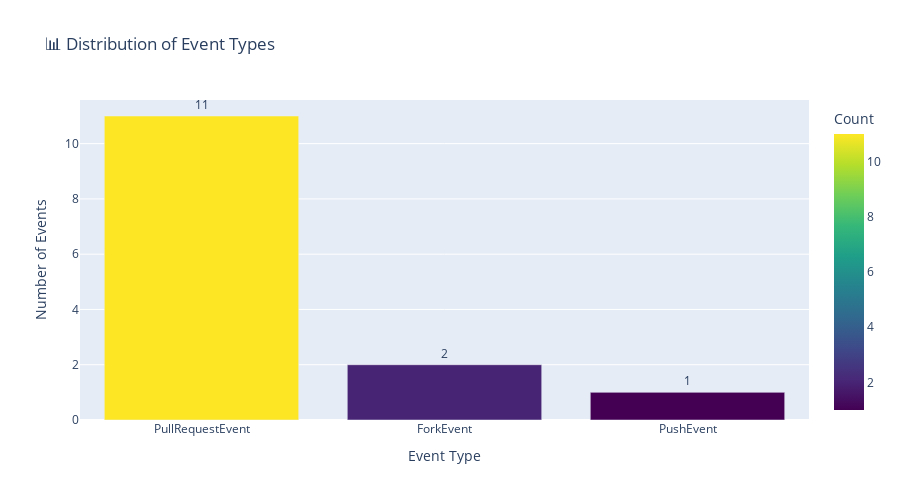
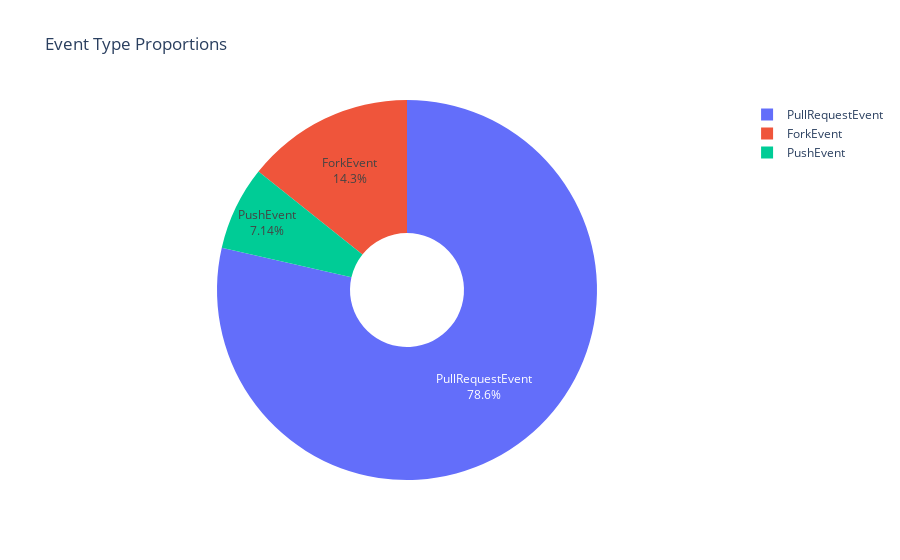

The notebook cell these images were saved under, in order:
### Markdown cell above
##  Event Type Distribution

### Code cell
if metrics and events_df is not None:
    # Prepare data
    event_types = pd.DataFrame([
        {'Event Type': k, 'Count': v} 
        for k, v in metrics['event_types'].items()
    ]).sort_values('Count', ascending=False)
    
    # Bar chart
    fig = px.bar(
        event_types, 
        x='Event Type', 
        y='Count',
        title='📊 Distribution of Event Types',
        color='Count',
        color_continuous_scale='Viridis',
        text='Count'
    )
    
    fig.update_traces(texttemplate='%{text:,}', textposition='outside')
    fig.update_layout(
        xaxis_title='Event Type',
        yaxis_title='Number of Events',
        showlegend=False,
        height=500
    )
    
    fig.show()
    
    # Pie chart
    fig_pie = px.pie(
        event_types, 
        values='Count', 
        names='Event Type',
        title='Event Type Proportions',
        hole=0.3
    )
    
    fig_pie.update_traces(textposition='inside', textinfo='percent+label')
    fig_pie.show()

### Figure 1 — Plotly figure (JSON) as saved in the notebook; plotly's stock layout.template omitted (floating-point values rounded to 4 significant figures)
{"data": [{"hovertemplate": "Event Type=%{x}<br>Count=%{marker.color}<extra></extra>", "legendgroup": "", "marker": {"color": [11, 2, 1], "coloraxis": "coloraxis", "pattern": {"shape": ""}}, "name": "", "orientation": "v", "showlegend": false, "text": [11.0, 2.0, 1.0], "textposition": "outside", "texttemplate": "%{text:,}", "type": "bar", "x": ["PullRequestEvent", "ForkEvent", "PushEvent"], "xaxis": "x", "y": [11, 2, 1], "yaxis": "y"}], "layout": {"barmode": "relative", "coloraxis": {"colorbar": {"title": {"text": "Count"}}, "colorscale": [[0, "#440154"], [0.1111, "#482878"], [0.2222, "#3e4989"], [0.3333, "#31688e"], [0.4444, "#26828e"], [0.5556, "#1f9e89"], [0.6667, "#35b779"], [0.7778, "#6ece58"], [0.8889, "#b5de2b"], [1, "#fde725"]]}, "height": 500, "legend": {"tracegroupgap": 0}, "showlegend": false, "title": {"text": "📊 Distribution of Event Types"}, "xaxis": {"anchor": "y", "domain": [0, 1], "title": {"text": "Event Type"}}, "yaxis": {"anchor": "x", "domain": [0, 1], "title": {"text": "Number of Events"}}}}

### Figure 2 — Plotly figure (JSON) as saved in the notebook; plotly's stock layout.template omitted (floating-point values rounded to 4 significant figures)
{"data": [{"domain": {"x": [0, 1], "y": [0, 1]}, "hole": 0.3, "hovertemplate": "Event Type=%{label}<br>Count=%{value}<extra></extra>", "labels": ["PullRequestEvent", "ForkEvent", "PushEvent"], "legendgroup": "", "name": "", "showlegend": true, "textinfo": "percent+label", "textposition": "inside", "type": "pie", "values": [11, 2, 1]}], "layout": {"legend": {"tracegroupgap": 0}, "title": {"text": "Event Type Proportions"}}}
